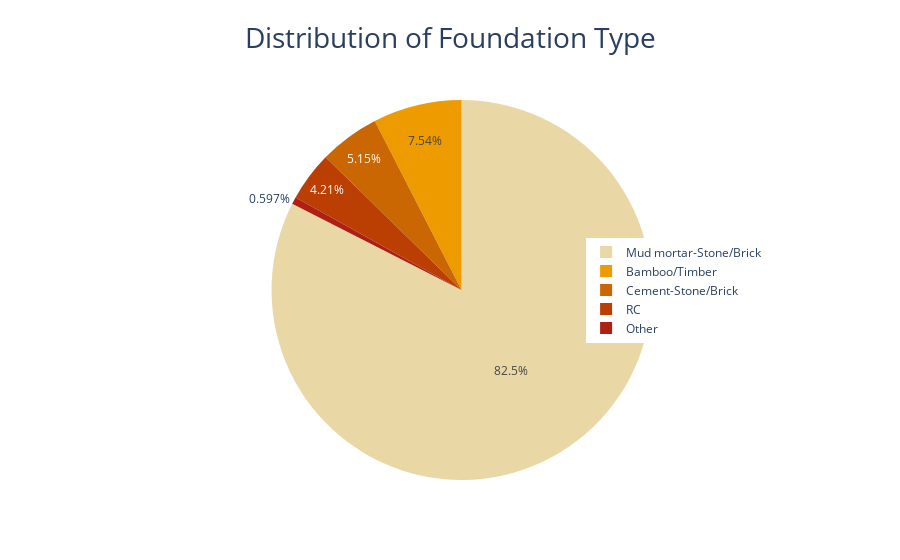

This figure's notebook cell:
### Markdown cell above
Moving on to the next categorical variable, the output below shows that there are 5 entries in the foundation type, with the 5th option being a grouping of less popular options. The most common foundation is mortar, it is then a big jump down to bamboo as the next most popular option. The chart shows quite a change in the distribution of foundation types vs damage grade. Bambo and cement foundations tend to see an inverse relationship with grade, grade 1 is the most popular and this decreases as the grade classification increments. Mud mortar foundations have a very different relationship with damage grade in which it follows the proportions of the overal grade variable. Other and RC show a less consistent pattern with damage grade, which could be driven by the smaller sample size (especially for other). Visually this variable appears to have some degree of predictive power.

### Code cell
pie_chart(column='foundation_type',
          title='Distribution of Foundation Type',
          legend_x=0.7)

### Figure 1 — Plotly figure (JSON) as saved in the notebook; plotly's stock layout.template omitted (floating-point values rounded to 4 significant figures)
{"data": [{"hoverinfo": "label+value", "labels": ["Mud mortar-Stone/Brick", "Bamboo/Timber", "Cement-Stone/Brick", "RC", "Other"], "marker": {"colors": ["#e9d8a6", "#ee9b00", "#ca6702", "#bb3e03", "#ae2012", "#9b2226"]}, "type": "pie", "values": [628705, 57472, 39245, 32120, 4552]}], "layout": {"legend": {"x": 0.7, "y": 0.5}, "title": {"font": {"size": 28}, "text": "Distribution of Foundation Type", "x": 0.5, "y": 0.95}}}
